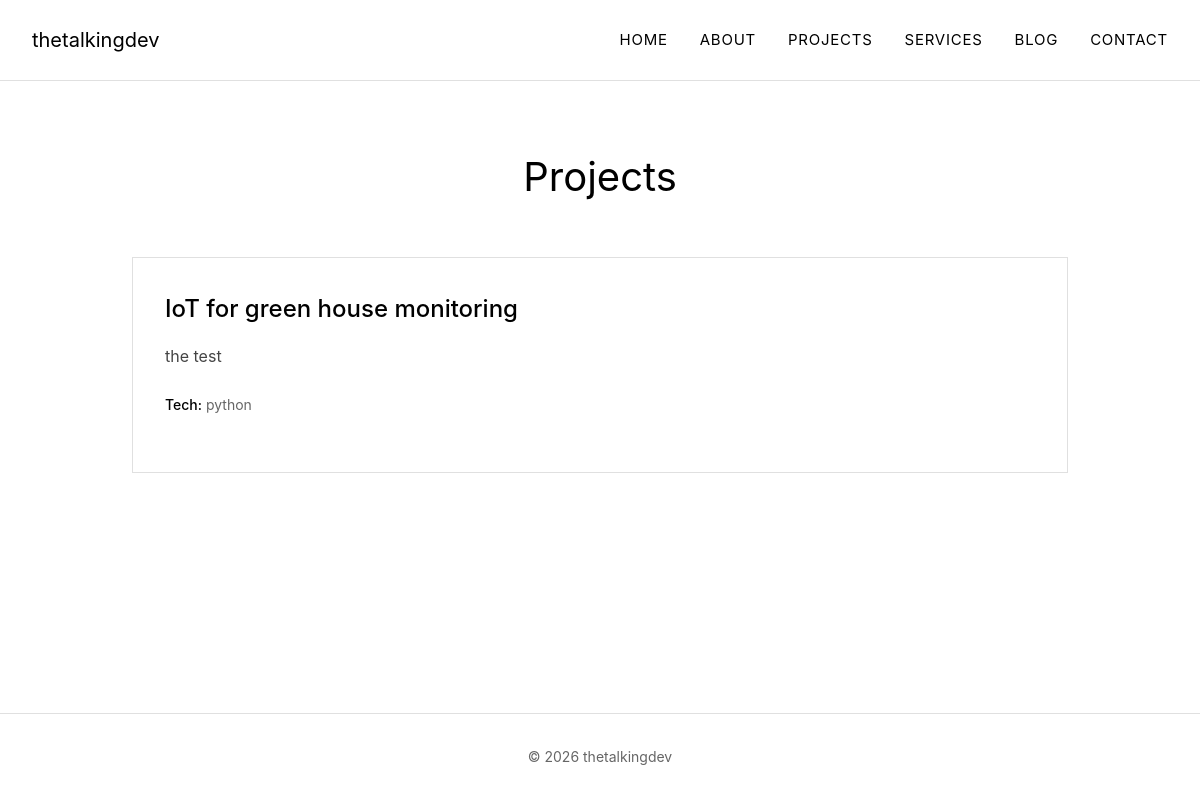
/projects/, run on the app's committed database.
### projects/models.py (models this page shows, shortened)
class Project(models.Model):
    title = models.CharField(max_length=200)
    slug = models.SlugField(max_length=200, unique=True, blank=True)  # اضافه کنید
    short_description = models.TextField()
    full_description = models.TextField()  # اضافه کنید
    tech_stack = models.CharField(max_length=300, blank=True)
    github_url = models.URLField(blank=True)
    live_url = models.URLField(blank=True)
    image = models.ImageField(upload_to='projects/', blank=True, null=True)  # اضافه کنید
    code_snippet = models.TextField(blank=True)  # اضافه کنید
    created_at = models.DateTimeField(auto_now_add=True)
    updated_at = models.DateTimeField(auto_now=True)
    is_published = models.BooleanField(default=True)

### projects/views.py (the view)
# urls.py: path('', views.project_list, name='project_list'),
def project_list(request):
    projects = Project.objects.all().order_by('-created_at')
    return render(request, 'projects/project_list.html', {'projects': projects})

### projects/templates/projects/project_list.html (shortened to what this page needs)
{% extends "base.html" %}
{% block content %}
<section class="projects">
    <h1 class="projects-title">Projects</h1>
    {% if projects %}
        <ul class="projects-grid">
            {% for project in projects %}
<li class="project-card">
    {% if project.slug %}
        <a href="{% url 'projects:project_detail' project.slug %}" style="text-decoration:none; color:inherit;">
            <h3 class="project-title">{{ project.title }}</h3>
            <p class="project-description">{{ project.short_description }}</p>
            {% if project.tech_stack %}
                <div class="project-tech">
                    <strong>Tech:</strong> {{ project.tech_stack }}
                </div>
            {% endif %}
        </a>
    {% else %}
        <h3 class="project-title">{{ project.title }}</h3>
        <p class="project-description">{{ project.short_description }}</p>
        {% if project.tech_stack %}
            <div class="project-tech">
                <strong>Tech:</strong> {{ project.tech_stack }}
            </div>
        {% endif %}
    {% endif %}
</li>
            {% endfor %}
        </ul>
    {% else %}
        <div class="empty-state">
            No projects yet.
        </div>
    {% endif %}
</section>
{% endblock %}

### templates/base.html (style rules this page uses)
* { margin: 0; padding: 0; box-sizing: border-box; }
body { font-family: -apple-system, BlinkMacSystemFont, 'Segoe UI', Roboto, sans-serif; background: #ffffff; color: #000000; line-height: 1.6; min-height: 100vh; display: flex; flex-direction: column; }

### projects/templates/projects/project_list.html (style rules this page uses)
.projects { max-width: 1000px; margin: 0 auto; padding: 4rem 2rem; animation: fadeIn 0.8s ease-out; }
.projects-title { font-size: 2.5rem; font-weight: 400; margin-bottom: 3rem; color: #000000; text-align: center; }
.projects-grid { display: grid; grid-template-columns: repeat(auto-fit, minmax(300px, 1fr)); gap: 2rem; list-style: none; padding: 0; }
.project-card { border: 1px solid #e0e0e0; padding: 2rem; transition: all 0.2s ease; background: #ffffff; cursor: pointer; }
.project-title { font-size: 1.5rem; font-weight: 500; margin-bottom: 1rem; color: #000000; }
.project-description { font-size: 1rem; line-height: 1.6; color: #444444; margin-bottom: 1.5rem; }
.project-tech { font-size: 0.875rem; color: #666666; margin-bottom: 1.5rem; }
.project-tech strong { font-weight: 500; color: #000000; }

### data on the page
Project: title "IoT for green house monitoring", short_description "the test", tech_stack "python"
